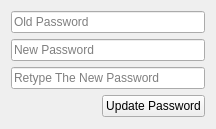
<?xml version="1.0" encoding="UTF-8"?>
<ui version="4.0">
 <class>createAccountForm</class>
 <widget class="QWidget" name="createAccountForm">
  <property name="geometry">
   <rect>
    <x>0</x>
    <y>0</y>
    <width>216</width>
    <height>129</height>
   </rect>
  </property>
  <property name="minimumSize">
   <size>
    <width>216</width>
    <height>129</height>
   </size>
  </property>
  <property name="maximumSize">
   <size>
    <width>216</width>
    <height>129</height>
   </size>
  </property>
  <property name="windowTitle">
   <string>Change Password</string>
  </property>
  <layout class="QGridLayout" name="gridLayout">
   <item row="0" column="0">
    <layout class="QVBoxLayout" name="verticalLayout_2" stretch="2,1">
     <item>
      <layout class="QVBoxLayout" name="verticalLayout" stretch="1,1,0">
       <item>
        <widget class="QLineEdit" name="oldPasswordLineEdit">
         <property name="echoMode">
          <enum>QLineEdit::Password</enum>
         </property>
         <property name="placeholderText">
          <string>Old Password</string>
         </property>
        </widget>
       </item>
       <item>
        <widget class="QLineEdit" name="newPasswordLineEdit">
         <property name="echoMode">
          <enum>QLineEdit::Password</enum>
         </property>
         <property name="placeholderText">
          <string>New Password</string>
         </property>
        </widget>
       </item>
       <item>
        <widget class="QLineEdit" name="retypePasswordLineEdit">
         <property name="echoMode">
          <enum>QLineEdit::Password</enum>
         </property>
         <property name="placeholderText">
          <string>Retype The New Password</string>
         </property>
        </widget>
       </item>
      </layout>
     </item>
     <item>
      <layout class="QHBoxLayout" name="horizontalLayout">
       <item>
        <spacer name="horizontalSpacer">
         <property name="orientation">
          <enum>Qt::Horizontal</enum>
         </property>
         <property name="sizeHint" stdset="0">
          <size>
           <width>40</width>
           <height>20</height>
          </size>
         </property>
        </spacer>
       </item>
       <item>
        <widget class="QPushButton" name="updatePasswordPushButton">
         <property name="text">
          <string>Update Password</string>
         </property>
        </widget>
       </item>
      </layout>
     </item>
    </layout>
   </item>
  </layout>
 </widget>
 <resources/>
 <connections/>
</ui>
